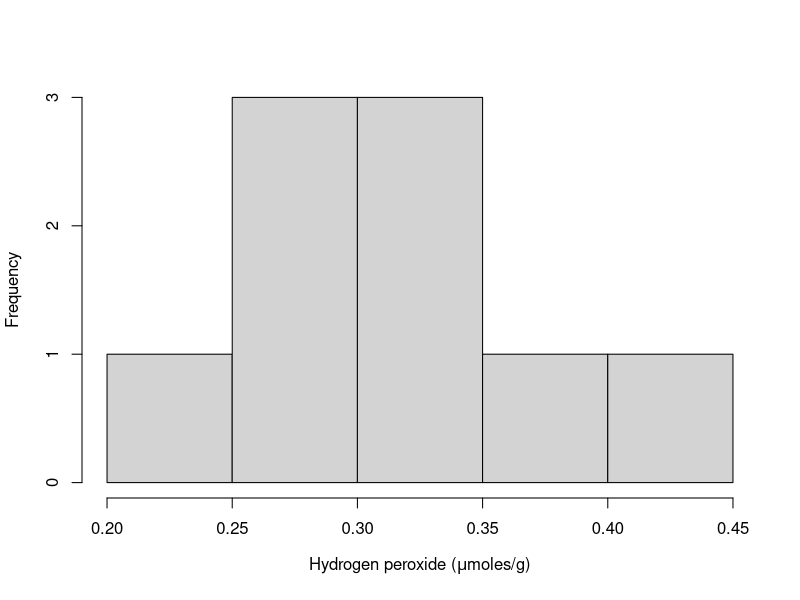
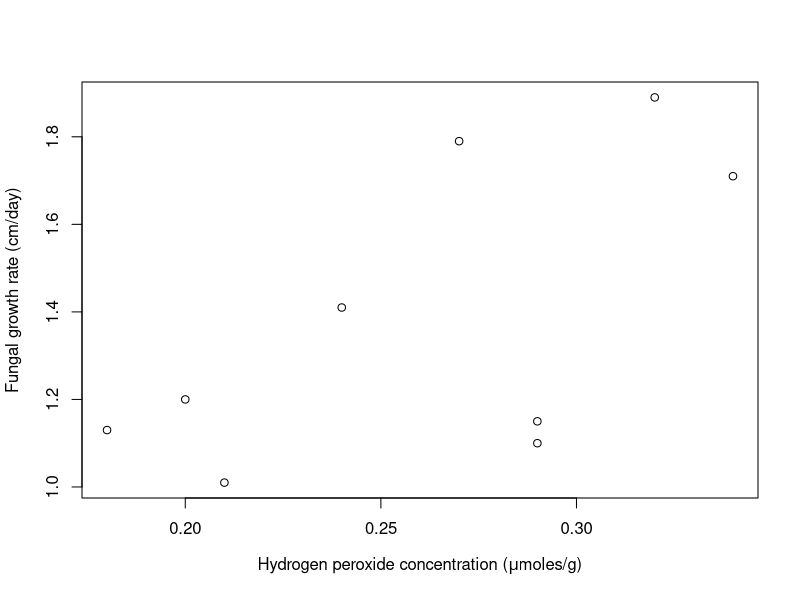
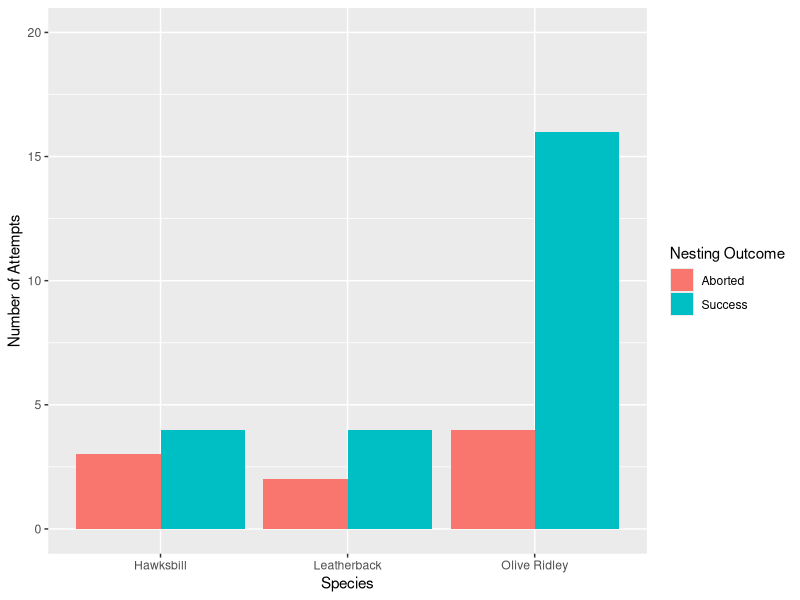
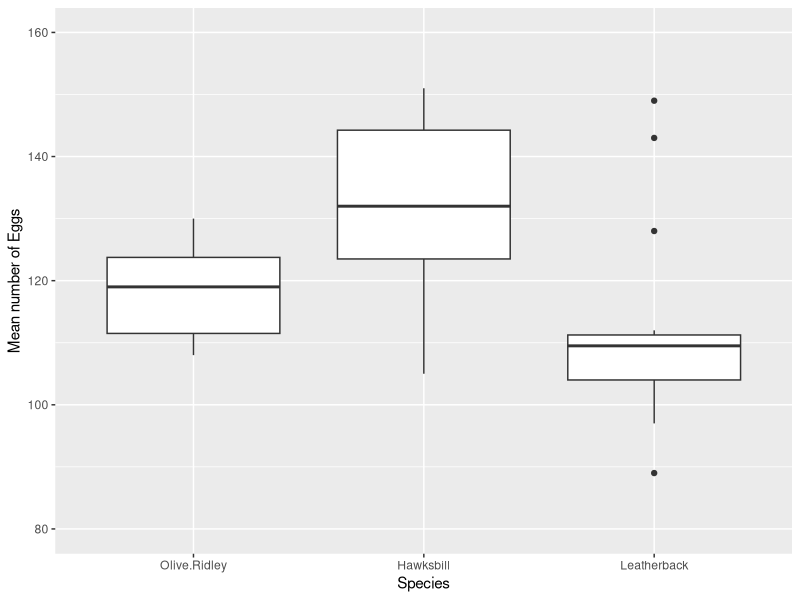
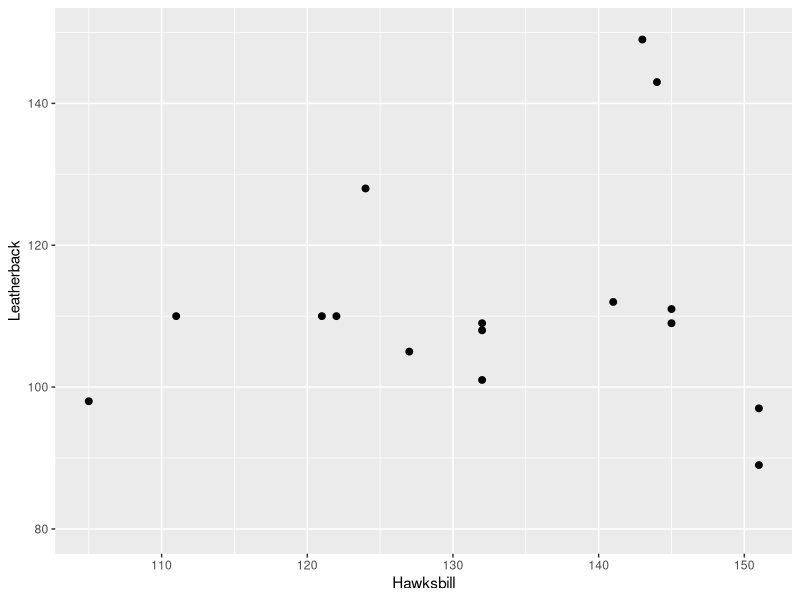

R code for these plots, in order:
## ---- chunk 1
setwd("~/R/R practice/BioStats")
## ---- chunk 2
tsa=c(0.17,0.20,0.13,0.20,0.24,0.25,0.15,0.21,0.21)
tsb=c(0.47,0.21,0.34,0.32,0.33,0.29,0.18,0.20,0.25)
cs=c(0.44,0.33,0.37,0.33,0.31,0.27,0.22,0.30,0.28)
## ---- chunk 3
(mean(tsa)-mean(tsb))
## ---- chunk 4
(mean(tsa)-mean(cs))
## ---- chunk 5
hist(cs, xlab=expression(paste("Hydrogen peroxide (",mu,"moles/g)")), main = NULL)
## ---- chunk 6
hpo=c(0.27,0.21,0.34,0.32,0.24,0.29,0.18,0.20,0.29)
fgs_growth=c(1.79,1.01,1.71,1.89,1.41,1.15,1.13,1.20,1.10)
fgs_dfns=data.frame('Peroxide'=hpo,'Growth.rate'=fgs_growth)
library(knitr)
names(fgs_dfns)[2]=paste("Growth Rate")
kable(fgs_dfns, caption="Table 1. Fungus growth and hydrogen peroxide concentration in potato plant leaves")
## ---- chunk 7
plot(fgs_dfns, xlab=expression(paste('Hydrogen peroxide concentration (',mu,'moles/g)')), ylab='Fungal growth rate (cm/day)')
## ---- chunk 8
turtle.success=read.csv("turtlenesting.csv")
## ---- chunk 9
library(knitr)
kable(table(turtle.success), caption = "Table 2. Outcomes of nesting attempts by 3 marine turtle species")
## ---- chunk 10
library(ggplot2)
ggplot(data=turtle.success, aes (x=Species, fill=Nesting.status)) +   geom_bar(position=position_dodge()) +
 labs(y='Number of Attempts',fill='Nesting Outcome') +
 ylim(0,20)
## ---- chunk 11
library(dplyr)
turtle_comb=data.frame(table(turtle.success))
turtle_comb %>% 
  group_by(Nesting.status) %>%
summarise(mean=mean(Freq))
turtle_comb %>% 
  group_by(Nesting.status) %>%
summarise(sd=sd(Freq))
## ---- chunk 12
turtle_comb %>% 
group_by(Species) %>%
summarise(Freq = Freq[Nesting.status == "Aborted"] / Freq[Nesting.status == "Success"])
## ---- chunk 13
turtle.eggs=read.csv("meaneggs.csv")
kable(turtle.eggs, caption = "Table 3. Average number of eggs layed by per nest at 16 beach sections in 3 marine turtle species")
## ---- chunk 14
ggplot(stack(turtle.eggs), aes (x=ind, y = values)) +
  geom_boxplot() +
  labs(y='Mean number of Eggs', x='Species') +
  ylim(80,160)
## ---- chunk 15
ggplot(data = turtle.eggs, aes(y = Leatherback, x = Hawksbill)) +
geom_point(size=2) +
ylim(80,150)
